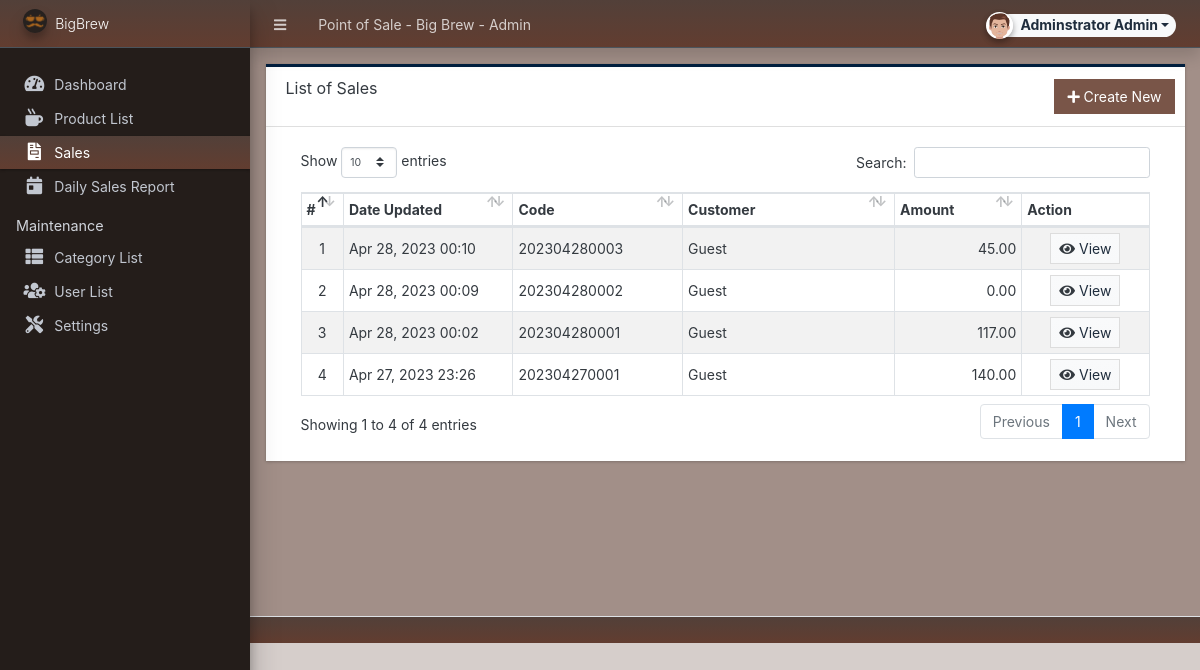
Screenshot of /admin/?page=sales (signed in) with the database file from the repository.
### tables this page shows
CREATE TABLE `sale_list` (
  `id` int(30) NOT NULL,
  `user_id` int(30) DEFAULT NULL,
  `code` varchar(100) NOT NULL,
  `client_name` text NOT NULL,
  `amount` float(15,2) NOT NULL DEFAULT 0.00,
  `tendered` float(15,2) NOT NULL DEFAULT 0.00,
  `payment_type` tinyint(1) NOT NULL COMMENT '1 = Cash,\r\n2 = Debit Card,\r\n3 = Credit Card',
  `payment_code` text DEFAULT NULL,
  `date_created` datetime NOT NULL DEFAULT current_timestamp(),
  `date_updated` datetime NOT NULL DEFAULT current_timestamp() ON UPDATE current_timestamp()
);

### config.php (called while the page is built, shortened)
<?php
function format_num($number = '' , $decimal = ''){
    if(is_numeric($number)){
        $ex = explode(".",$number);
        $decLen = isset($ex[1]) ? strlen($ex[1]) : 0;
        if(is_numeric($decimal)){
            return number_format($number,$decimal);
        }else{
            return number_format($number,$decLen);
        }
    }else{
        return "Invalid Input";
    }
}
?>

### admin/sales/index.php (the view, shortened to what this page needs)
<div class="card card-outline rounded-0 card-navy">
	<div class="card-header">
		<h3 class="card-title">List of Sales</h3>
		<div class="card-tools">
			<a href="./?page=sales/manage_sale" id="create_new" class="btn btn-flat btn-primary"><span class="fas fa-plus"></span>  Create New</a>
		</div>
	</div>
	<div class="card-body">
		<div class="container-fluid">
        <div class="container-fluid">
			<table class="table table-hover table-striped table-bordered">
				<colgroup>
					<col width="5%">
					<col width="20%">
					<col width="20%">
					<col width="25%">
					<col width="15%">
					<col width="15%">
				</colgroup>
				<thead>
					<tr>
						<th>#</th>
						<th>Date Updated</th>
						<th>Code</th>
						<th>Customer</th>
						<th>Amount</th>
						<th>Action</th>
					</tr>
				</thead>
				<tbody>
					<?php
					$i = 1;
						if($_settings->userdata('type') == 3):
						$qry = $conn->query("SELECT * FROM `sale_list` where user_id = '{$_settings->userdata('id')}' order by unix_timestamp(date_updated) desc ");
						else:
						$qry = $conn->query("SELECT * FROM `sale_list` order by unix_timestamp(date_updated) desc ");
						endif;
						while($row = $qry->fetch_assoc()):
					?>
						<tr>
							<td class="text-center"><?php echo $i++; ?></td>
							<td><p class="m-0 truncate-1"><?= date("M d, Y H:i", strtotime($row['date_updated'])) ?></p></td>
							<td><p class="m-0 truncate-1"><?= $row['code'] ?></p></td>
							<td><p class="m-0 truncate-1"><?= $row['client_name'] ?></p></td>
							<td class='text-right'><?= format_num($row['amount']) ?></td>
							<td align="center">
								<a class="btn btn-default bg-gradient-light btn-flat btn-sm" href="?page=sales/view_details&id=<?php echo $row['id'] ?>"><span class="fa fa-eye text-dark"></span> View</a>
							</td>
						</tr>
					<?php endwhile; ?>
				</tbody>
			</table>
		</div>
		</div>
	</div>
</div>

### rows the page displays
sale_list: date_updated "Apr 28, 2023 00:10", code "202304280003", client_name "Guest", amount "45.00"
sale_list: date_updated "Apr 28, 2023 00:09", code "202304280002", client_name "Guest", amount "0.00"
sale_list: date_updated "Apr 28, 2023 00:02", code "202304280001", client_name "Guest", amount "117.00"
sale_list: date_updated "Apr 27, 2023 23:26", code "202304270001", client_name "Guest", amount "140.00"

### other values shown
$_settings->info('name') "Point of Sale - Big Brew"
$_settings->userdata('firstname').' '.$_settings->userdata('lastname') "Adminstrator Admin"
$_settings->info('short_name') "BigBrew"
